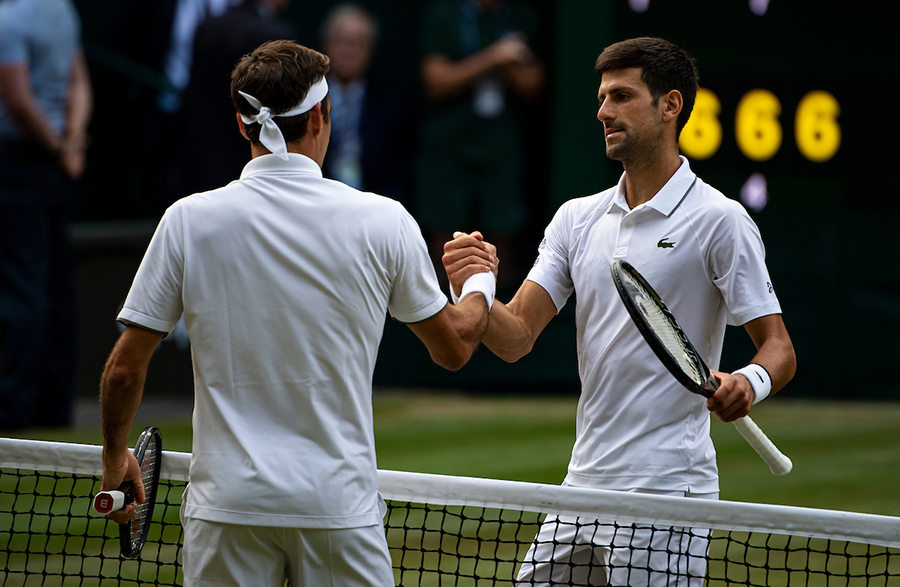
#> input picture face_detect/download.jpg, 900 x 587 px
$ python grayscale_histogram.py --image face_detect/download.jpg
#> lines starting #> are read from the running program, lines starting #| are printed output that depends on the picture
from matplotlib import pyplot as plt
import argparse
import cv2

ap = argparse.ArgumentParser()
ap.add_argument('-i', '--image', required=True, help='Path to the image.')
args = vars(ap.parse_args())

image = cv2.imread(args['image'])
#> image is the input picture: shape (587, 900, 3); mean B, G, R 67.3, 74, 71.7

image = cv2.cvtColor(image, cv2.COLOR_BGR2GRAY)
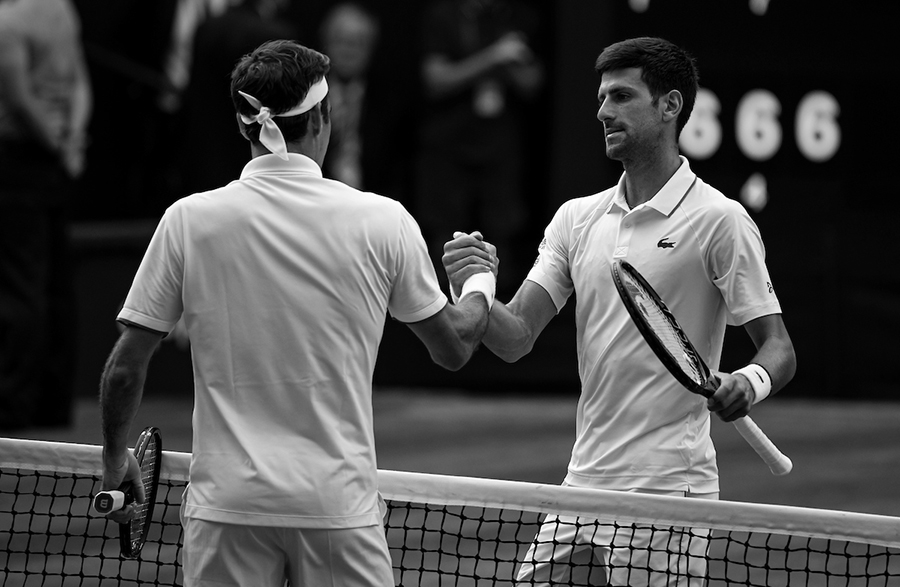
#> image: shape (587, 900); min 0, max 255, mean 72.5
cv2.imshow('Original', image)
cv2.waitKey(0)

hist = cv2.calcHist([image], [0], None, [256], [0, 256])
#> hist = 256 values, max 24271 at index 3, min 126 at index 253, mean 2063.7

plt.figure()
plt.title('Grayscale Histogram')
plt.xlabel('Bins')
plt.ylabel('# of Pixels')
plt.plot(hist)
plt.xlim([0, 256])
plt.show()
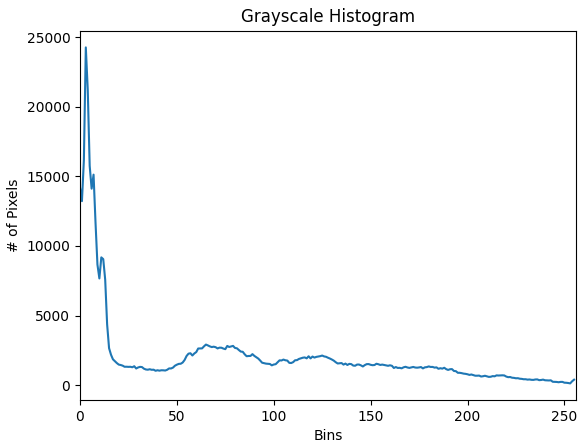
#> figure drawn by matplotlib, 1 panel; curve peaks at x = 3, y = 24271
cv2.waitKey(0)
